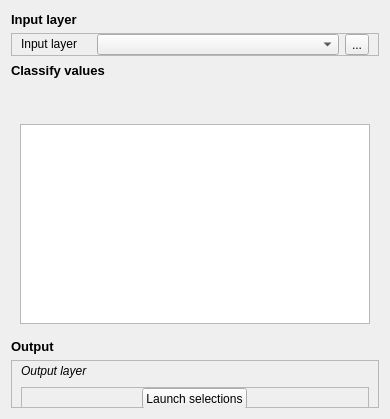
             <widget class="QWidget" name="selectionTab">
              <attribute name="title">
               <string>3 - Classification</string>
              </attribute>
              <layout class="QVBoxLayout" name="verticalLayout_2">
               <item>
                <widget class="QLabel" name="label_27">
                 <property name="minimumSize">
                  <size>
                   <width>0</width>
                   <height>16</height>
                  </size>
                 </property>
                 <property name="font">
                  <font>
                   <pointsize>10</pointsize>
                   <weight>75</weight>
                   <bold>true</bold>
                  </font>
                 </property>
                 <property name="text">
                  <string>Input layer</string>
                 </property>
                </widget>
               </item>
               <item>
                <widget class="QFrame" name="frame_6">
                 <property name="frameShape">
                  <enum>QFrame::StyledPanel</enum>
                 </property>
                 <property name="frameShadow">
                  <enum>QFrame::Raised</enum>
                 </property>
                 <layout class="QHBoxLayout" name="horizontalLayout">
                  <property name="topMargin">
                   <number>0</number>
                  </property>
                  <property name="bottomMargin">
                   <number>0</number>
                  </property>
                  <item>
                   <widget class="QLabel" name="selectionLayerLabel_7">
                    <property name="sizePolicy">
                     <sizepolicy hsizetype="Fixed" vsizetype="Fixed">
                      <horstretch>0</horstretch>
                      <verstretch>0</verstretch>
                     </sizepolicy>
                    </property>
                    <property name="minimumSize">
                     <size>
                      <width>70</width>
                      <height>16</height>
                     </size>
                    </property>
                    <property name="maximumSize">
                     <size>
                      <width>70</width>
                      <height>16777215</height>
                     </size>
                    </property>
                    <property name="layoutDirection">
                     <enum>Qt::LeftToRight</enum>
                    </property>
                    <property name="text">
                     <string>Input layer</string>
                    </property>
                   </widget>
                  </item>
                  <item>
                   <widget class="QgsMapLayerComboBox" name="selectionInLayerCombo_2">
                    <property name="sizePolicy">
                     <sizepolicy hsizetype="Expanding" vsizetype="Fixed">
                      <horstretch>0</horstretch>
                      <verstretch>0</verstretch>
                     </sizepolicy>
                    </property>
                    <property name="minimumSize">
                     <size>
                      <width>0</width>
                      <height>21</height>
                     </size>
                    </property>
                    <property name="maximumSize">
                     <size>
                      <width>16777215</width>
                      <height>21</height>
                     </size>
                    </property>
                   </widget>
                  </item>
                  <item>
                   <widget class="QToolButton" name="landuseInputLayer_2">
                    <property name="text">
                     <string>...</string>
                    </property>
                   </widget>
                  </item>
                 </layout>
                </widget>
               </item>
               <item>
                <widget class="QLabel" name="label_26">
                 <property name="minimumSize">
                  <size>
                   <width>0</width>
                   <height>16</height>
                  </size>
                 </property>
                 <property name="font">
                  <font>
                   <pointsize>10</pointsize>
                   <weight>75</weight>
                   <bold>true</bold>
                  </font>
                 </property>
                 <property name="text">
                  <string>Classify values</string>
                 </property>
                </widget>
               </item>
               <item>
                <widget class="QFrame" name="frictionFrame">
                 <property name="frameShape">
                  <enum>QFrame::NoFrame</enum>
                 </property>
                 <property name="frameShadow">
                  <enum>QFrame::Raised</enum>
                 </property>
                 <layout class="QVBoxLayout" name="verticalLayout_11">
                  <item>
                   <widget class="QFrame" name="frictionButtonsFrame">
                    <property name="sizePolicy">
                     <sizepolicy hsizetype="Expanding" vsizetype="Fixed">
                      <horstretch>0</horstretch>
                      <verstretch>0</verstretch>
                     </sizepolicy>
                    </property>
                    <property name="minimumSize">
                     <size>
                      <width>0</width>
                      <height>25</height>
                     </size>
                    </property>
                    <property name="frameShape">
                     <enum>QFrame::NoFrame</enum>
                    </property>
                    <property name="frameShadow">
                     <enum>QFrame::Raised</enum>
                    </property>
                    <widget class="QToolButton" name="frictionLoadClass">
                     <property name="geometry">
                      <rect>
                       <x>0</x>
                       <y>0</y>
                       <width>25</width>
                       <height>25</height>
                      </rect>
                     </property>
                     <property name="minimumSize">
                      <size>
                       <width>25</width>
                       <height>25</height>
                      </size>
                     </property>
                     <property name="toolTip">
                      <string>Reload classes</string>
                     </property>
                     <property name="text">
                      <string/>
                     </property>
                     <property name="icon">
                      <iconset resource="../resources.qrc">
                       <normaloff>:/plugins/FragScape/icons/mActionRefresh.svg</normaloff>:/plugins/FragScape/icons/mActionRefresh.svg</iconset>
                     </property>
                     <property name="autoRaise">
                      <bool>true</bool>
                     </property>
                    </widget>
                    <widget class="QToolButton" name="frictionLoad">
                     <property name="geometry">
                      <rect>
                       <x>30</x>
                       <y>0</y>
                       <width>25</width>
                       <height>25</height>
                      </rect>
                     </property>
                     <property name="minimumSize">
                      <size>
                       <width>25</width>
                       <height>25</height>
                      </size>
                     </property>
                     <property name="toolTip">
                      <string>Import friction from CSV file</string>
                     </property>
                     <property name="text">
                      <string/>
                     </property>
                     <property name="icon">
                      <iconset resource="../resources.qrc">
                       <normaloff>:/plugins/FragScape/icons/mActionFileOpen.svg</normaloff>:/plugins/FragScape/icons/mActionFileOpen.svg</iconset>
                     </property>
                     <property name="autoRaise">
                      <bool>true</bool>
                     </property>
                    </widget>
                    <widget class="QToolButton" name="frictionSave">
                     <property name="geometry">
                      <rect>
                       <x>60</x>
                       <y>0</y>
                       <width>25</width>
                       <height>25</height>
                      </rect>
                     </property>
                     <property name="minimumSize">
                      <size>
                       <width>25</width>
                       <height>25</height>
                      </size>
                     </property>
                     <property name="toolTip">
                      <string>Save friction as CSV file</string>
                     </property>
                     <property name="text">
                      <string/>
                     </property>
                     <property name="icon">
                      <iconset resource="../resources.qrc">
                       <normaloff>:/plugins/FragScape/icons/mActionFileSaveAs.svg</normaloff>:/plugins/FragScape/icons/mActionFileSaveAs.svg</iconset>
                     </property>
                     <property name="autoRaise">
                      <bool>true</bool>
                     </property>
                    </widget>
                   </widget>
                  </item>
                  <item>
                   <widget class="QTableView" name="frictionView">
                    <property name="minimumSize">
                     <size>
                      <width>350</width>
                      <height>200</height>
                     </size>
                    </property>
                    <property name="alternatingRowColors">
                     <bool>true</bool>
                    </property>
                    <property name="sortingEnabled">
                     <bool>true</bool>
                    </property>
                   </widget>
                  </item>
                 </layout>
                </widget>
               </item>
               <item>
                <widget class="QLabel" name="selectionLabel_5">
                 <property name="sizePolicy">
                  <sizepolicy hsizetype="Expanding" vsizetype="Fixed">
                   <horstretch>0</horstretch>
                   <verstretch>0</verstretch>
                  </sizepolicy>
                 </property>
                 <property name="font">
                  <font>
                   <pointsize>10</pointsize>
                   <weight>75</weight>
                   <bold>true</bold>
                  </font>
                 </property>
                 <property name="text">
                  <string>Output</string>
                 </property>
                 <property name="alignment">
                  <set>Qt::AlignLeading|Qt::AlignLeft|Qt::AlignVCenter</set>
                 </property>
                </widget>
               </item>
               <item>
                <widget class="QFrame" name="frame_7">
                 <property name="minimumSize">
                  <size>
                   <width>0</width>
                   <height>48</height>
                  </size>
                 </property>
                 <property name="maximumSize">
                  <size>
                   <width>16777215</width>
                   <height>48</height>
                  </size>
                 </property>
                 <property name="frameShape">
                  <enum>QFrame::StyledPanel</enum>
                 </property>
                 <property name="frameShadow">
                  <enum>QFrame::Raised</enum>
                 </property>
                 <layout class="QGridLayout" name="gridLayout_8">
                  <property name="topMargin">
                   <number>0</number>
                  </property>
                  <property name="bottomMargin">
                   <number>0</number>
                  </property>
                  <item row="0" column="1">
                   <widget class="QgsFileWidget" name="resultsOutLayer_2">
                    <property name="sizePolicy">
                     <sizepolicy hsizetype="Expanding" vsizetype="Fixed">
                      <horstretch>0</horstretch>
                      <verstretch>0</verstretch>
                     </sizepolicy>
                    </property>
                    <property name="minimumSize">
                     <size>
                      <width>100</width>
                      <height>21</height>
                     </size>
                    </property>
                    <property name="maximumSize">
                     <size>
                      <width>16777215</width>
                      <height>21</height>
                     </size>
                    </property>
                    <property name="accessibleName">
                     <string/>
                    </property>
                    <property name="accessibleDescription">
                     <string/>
                    </property>
                    <property name="dialogTitle">
                     <string/>
                    </property>
                    <property name="defaultRoot">
                     <string/>
                    </property>
                   </widget>
                  </item>
                  <item row="0" column="0">
                   <widget class="QLabel" name="selectionLayerLabel_12">
                    <property name="sizePolicy">
                     <sizepolicy hsizetype="Fixed" vsizetype="Fixed">
                      <horstretch>0</horstretch>
                      <verstretch>0</verstretch>
                     </sizepolicy>
                    </property>
                    <property name="minimumSize">
                     <size>
                      <width>80</width>
                      <height>16</height>
                     </size>
                    </property>
                    <property name="font">
                     <font>
                      <weight>50</weight>
                      <italic>true</italic>
                      <bold>false</bold>
                     </font>
                    </property>
                    <property name="text">
                     <string>Output layer</string>
                    </property>
                   </widget>
                  </item>
                  <item row="1" column="0" colspan="2">
                   <widget class="QFrame" name="frame_8">
                    <property name="minimumSize">
                     <size>
                      <width>0</width>
                      <height>21</height>
                     </size>
                    </property>
                    <property name="maximumSize">
                     <size>
                      <width>16777215</width>
                      <height>21</height>
                     </size>
                    </property>
                    <property name="frameShape">
                     <enum>QFrame::StyledPanel</enum>
                    </property>
                    <property name="frameShadow">
                     <enum>QFrame::Raised</enum>
                    </property>
                    <layout class="QHBoxLayout" name="horizontalLayout_5">
                     <property name="spacing">
                      <number>0</number>
                     </property>
                     <property name="leftMargin">
                      <number>0</number>
                     </property>
                     <property name="topMargin">
                      <number>0</number>
                     </property>
                     <property name="rightMargin">
                      <number>0</number>
                     </property>
                     <property name="bottomMargin">
                      <number>0</number>
                     </property>
                     <item>
                      <widget class="QPushButton" name="selectionRun_2">
                       <property name="sizePolicy">
                        <sizepolicy hsizetype="Fixed" vsizetype="Fixed">
                         <horstretch>0</horstretch>
                         <verstretch>21</verstretch>
                        </sizepolicy>
                       </property>
                       <property name="minimumSize">
                        <size>
                         <width>0</width>
                         <height>21</height>
                        </size>
                       </property>
                       <property name="layoutDirection">
                        <enum>Qt::LeftToRight</enum>
                       </property>
                       <property name="text">
                        <string>Launch selections</string>
                       </property>
                       <property name="icon">
                        <iconset resource="../resources.qrc">
                         <normaloff>:/plugins/FragScape/icons/play.svg</normaloff>:/plugins/FragScape/icons/play.svg</iconset>
                       </property>
                      </widget>
                     </item>
                    </layout>
                   </widget>
                  </item>
                 </layout>
                </widget>
               </item>
              </layout>
             </widget>
